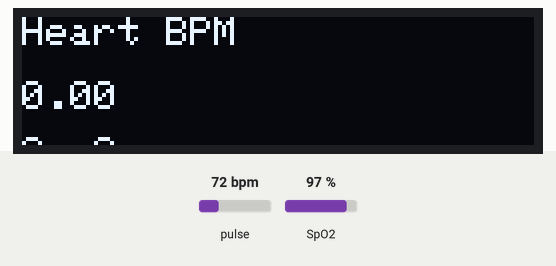
Recording of a program running on a simulated Arduino Nano, built with avr-gcc and run on an emulated ATmega328P. Parts: 128×32 one-colour display. Inputs (shaded band) come from the test bench; at power-on: pulse 72 bpm, SpO2 97 %. What the program prints to the serial monitor is not drawn.

Above: at 1.6 s.
1.7 s: pulse set to 42 bpm
At 4.5 s:
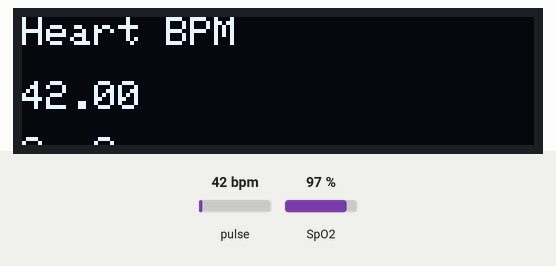
5.5 s: pulse set to 70 bpm
At 7.3 s:
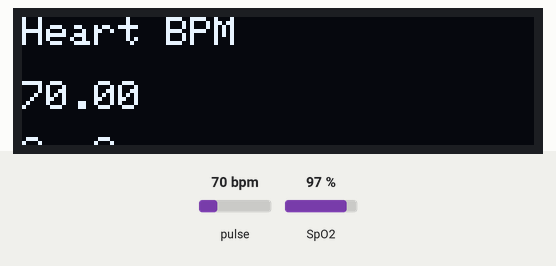
7.6 s: pulse set to 100 bpm
At 8.8 s:
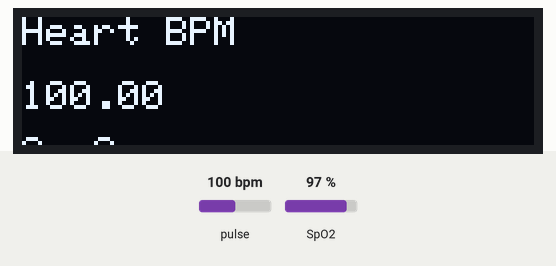
Timing chart, 0 to 10.6 s (numbered marks = the images above; inputs shaded):
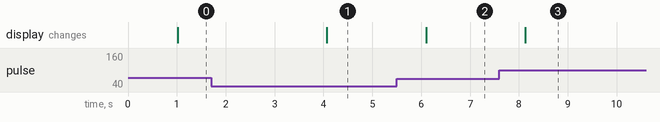

Measured:
- after the input at 1.7 s, the display: changes after 2.4 s (image 1)
- after the input at 5.5 s, the display: changes after 0.60 s (image 2)
- after the input at 7.6 s, the display: changes after 0.53 s (image 3)

The program:

main.cpp
```cpp
#include <Arduino.h>
#include <Wire.h>
#include "MAX30100_PulseOximeter.h"
#include <Adafruit_GFX.h>
#include <Adafruit_SSD1306.h>

#define SCREEN_WIDTH 128 // OLED display width, in pixels
#define SCREEN_HEIGHT 32 // OLED display height, in pixels
#define OLED_RESET -1    // Reset pin # (or -1 if sharing Arduino reset pin)
Adafruit_SSD1306 oled(SCREEN_WIDTH, SCREEN_HEIGHT, &Wire, OLED_RESET);

PulseOximeter pox;
#define refresh 1000
uint32_t lastRefresh = 0;

void onBeatDetected()
{
  Serial.println("Beat!");
}

void setup()
{
  Serial.begin(9600);
  if (!oled.begin(SSD1306_SWITCHCAPVCC, 0x3D))
  { // Address 0x3D for 128x64
    Serial.println(F("SSD1306 allocation failed"));
  }
  if (!pox.begin())
  {
    oled.clearDisplay();
    oled.setTextSize(1);
    oled.setTextColor(1);
    oled.setCursor(0, 0);
    oled.println("FAILED");
    oled.display();
  }
  else
  {
    oled.clearDisplay();
    oled.setTextSize(1);
    oled.setTextColor(1);
    oled.setCursor(0, 0);
    oled.println("SUCCESS");
    oled.display();
  }
  pox.setIRLedCurrent(MAX30100_LED_CURR_7_6MA);
  pox.setOnBeatDetectedCallback(onBeatDetected);
}

void loop()
{
  pox.update();
  if (millis() - lastRefresh > refresh)
  {
    oled.clearDisplay();
    oled.setTextSize(1);
    oled.setTextColor(1);
    oled.setCursor(0, 16);
    oled.println(pox.getHeartRate());
    oled.setTextSize(1);
    oled.setTextColor(1);
    oled.setCursor(0, 0);
    oled.println("Heart BPM");
    oled.setTextSize(1);
    oled.setTextColor(1);
    oled.setCursor(0, 30);
    oled.println("Spo2");
    oled.setTextSize(1);
    oled.setTextColor(1);
    oled.setCursor(0, 45);
    oled.println(pox.getSpO2());
    oled.display();
    lastRefresh = millis();
  }
}
```
